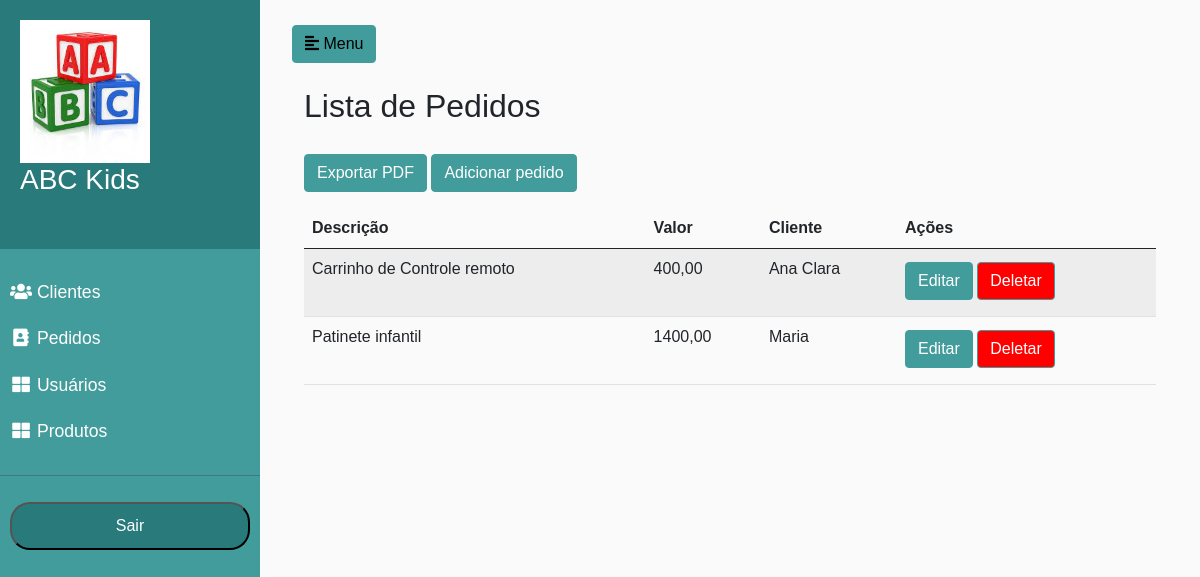
/venda/pedidos (signed in), run on an earlier commit of the app's database.
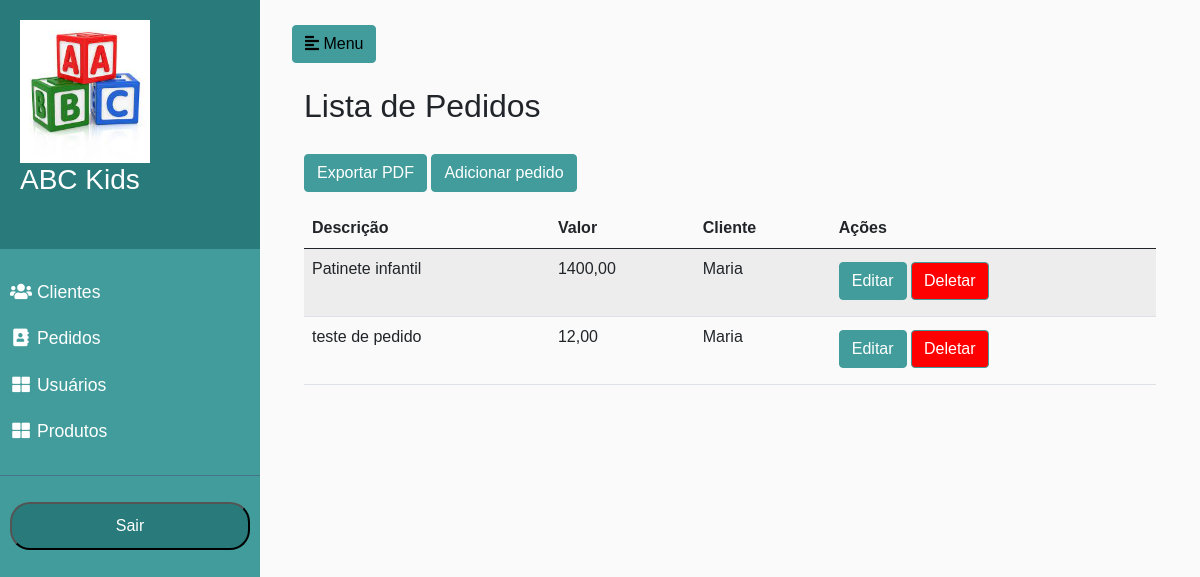
And on a later commit of the database.
### venda/models.py (models this page shows, shortened)
class Pedido(models.Model):
    descricao = models.CharField(max_length=255)
    valor = models.DecimalField(max_digits=10, decimal_places=2)
    cliente = models.ForeignKey(Cliente, on_delete=models.CASCADE)

class Cliente(models.Model):
    nome = models.CharField(max_length=100)
    cpf = models.CharField(max_length=15, unique=True)

### venda/views.py (the view)
# urls.py: path('pedidos', views.listar_pedidos, name='listar_pedidos'),
@login_required
def listar_pedidos(request):
    pedidos = Pedido.objects.all()
    return render(request, 'pedidos/listar_pedidos.html', {'pedidos': pedidos})

### venda/templates/pedidos/listar_pedidos.html (shortened to what this page needs)
{% extends "base.html" %}
{% load static %}
{% block 'dashboard' %}
<h2 class="my-4">Lista de Pedidos</h2>
<a href="{% url 'exportar_pedidos_pdf' %}" target="_blank" class="btn colorprimarybtn2 mb-3">Exportar PDF</a>
<a href="{% url 'criar_pedido' %}" class="btn colorprimarybtn2 mb-3">Adicionar pedido</a>
<table class="table table-striped">
  <thead>
    <tr>
      <th>Descrição</th>
      <th>Valor</th>
      <th>Cliente</th>
      <th>Ações</th>
    </tr>
  </thead>
  <tbody>
    {% for pedido in pedidos %}
    <tr>
      <td>{{ pedido.descricao }}</td>
      <td>{{ pedido.valor }}</td>
      <td>{{ pedido.cliente.nome }}</td>
      <td>
        <a href="{% url 'atualizar_pedido' pedido.id %}" class="btn colorprimarybtn2 mb-2">Editar</a>
        <form action="{% url 'deletar_pedido' pedido.id %}" method="POST" style="display:inline;">
            <button type="submit" style="background-color: red; color: white" class="btn colorprimarybtn2 mb-2"  onclick="return confirm('Tem certeza que deseja excluir este pedido?');">Deletar</button>
        </form>
      </td>
    </tr>
    {% empty %}
    <tr>
      <td colspan="3">Nenhum pedido cadastrado.</td>
    </tr>
    {% endfor %}
  </tbody>
</table>
{% endblock %}

What changed in the data, as far as the page shows it:
removed Pedido: descricao "Carrinho de Controle remoto", valor "400,00", cliente.nome "Ana Clara"
added Pedido: descricao "teste de pedido", valor "12,00", cliente.nome "Maria"
